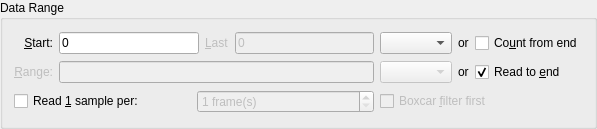
<?xml version="1.0" encoding="UTF-8"?>
<ui version="4.0">
 <class>DataRange</class>
 <widget class="QWidget" name="DataRange">
  <property name="geometry">
   <rect>
    <x>0</x>
    <y>0</y>
    <width>597</width>
    <height>129</height>
   </rect>
  </property>
  <property name="sizePolicy">
   <sizepolicy hsizetype="Preferred" vsizetype="Preferred">
    <horstretch>0</horstretch>
    <verstretch>0</verstretch>
   </sizepolicy>
  </property>
  <layout class="QGridLayout">
   <property name="leftMargin">
    <number>0</number>
   </property>
   <property name="topMargin">
    <number>0</number>
   </property>
   <property name="rightMargin">
    <number>0</number>
   </property>
   <property name="bottomMargin">
    <number>0</number>
   </property>
   <property name="spacing">
    <number>0</number>
   </property>
   <item row="0" column="0">
    <widget class="QGroupBox" name="groupBox2">
     <property name="title">
      <string>Data Range</string>
     </property>
     <layout class="QGridLayout" name="gridLayoutDR">
      <item row="2" column="6">
       <widget class="QCheckBox" name="_readToEnd">
        <property name="sizePolicy">
         <sizepolicy hsizetype="Minimum" vsizetype="Fixed">
          <horstretch>0</horstretch>
          <verstretch>0</verstretch>
         </sizepolicy>
        </property>
        <property name="whatsThis">
         <string>Select this to read all of the data up to the end of the file.  </string>
        </property>
        <property name="text">
         <string>Read to &amp;end</string>
        </property>
        <property name="checked">
         <bool>true</bool>
        </property>
       </widget>
      </item>
      <item row="0" column="6">
       <widget class="QCheckBox" name="_countFromEnd">
        <property name="whatsThis">
         <string>Select this to read data from the end of the file.  This is useful for scrolling displays when the file is being appended by another application.</string>
        </property>
        <property name="text">
         <string>Co&amp;unt from end</string>
        </property>
       </widget>
      </item>
      <item row="0" column="3">
       <widget class="QLineEdit" name="_last">
        <property name="enabled">
         <bool>false</bool>
        </property>
        <property name="text">
         <string>0</string>
        </property>
       </widget>
      </item>
      <item row="0" column="5">
       <widget class="QLabel" name="label_3">
        <property name="sizePolicy">
         <sizepolicy hsizetype="Fixed" vsizetype="Preferred">
          <horstretch>0</horstretch>
          <verstretch>0</verstretch>
         </sizepolicy>
        </property>
        <property name="text">
         <string>or</string>
        </property>
        <property name="wordWrap">
         <bool>false</bool>
        </property>
       </widget>
      </item>
      <item row="3" column="4" colspan="3">
       <widget class="QCheckBox" name="_doFilter">
        <property name="enabled">
         <bool>false</bool>
        </property>
        <property name="sizePolicy">
         <sizepolicy hsizetype="Minimum" vsizetype="Fixed">
          <horstretch>0</horstretch>
          <verstretch>0</verstretch>
         </sizepolicy>
        </property>
        <property name="whatsThis">
         <string>Select this to average the skipped frames together.  Provides simple low pass filtering.</string>
        </property>
        <property name="text">
         <string>Boxcar &amp;filter first</string>
        </property>
       </widget>
      </item>
      <item row="0" column="2">
       <widget class="QLabel" name="_lastLabel">
        <property name="enabled">
         <bool>false</bool>
        </property>
        <property name="text">
         <string>&amp;Last</string>
        </property>
        <property name="buddy">
         <cstring>_last</cstring>
        </property>
       </widget>
      </item>
      <item row="2" column="1" colspan="3">
       <widget class="QLineEdit" name="_range">
        <property name="enabled">
         <bool>false</bool>
        </property>
       </widget>
      </item>
      <item row="0" column="4">
       <widget class="QComboBox" name="_startUnits">
        <property name="si" stdset="0">
         <string notr="true">start units</string>
        </property>
       </widget>
      </item>
      <item row="3" column="0" colspan="4">
       <layout class="QHBoxLayout" name="horizontalLayout">
        <item>
         <widget class="QCheckBox" name="_doSkip">
          <property name="sizePolicy">
           <sizepolicy hsizetype="Minimum" vsizetype="Fixed">
            <horstretch>0</horstretch>
            <verstretch>0</verstretch>
           </sizepolicy>
          </property>
          <property name="toolTip">
           <string>Save memory by sparsely sampling the data</string>
          </property>
          <property name="whatsThis">
           <string>Select this to skip frames, rather than reading all of the data.  This is useful for reading very long but slowly changing data files.</string>
          </property>
          <property name="text">
           <string>Read &amp;1 sample per:</string>
          </property>
         </widget>
        </item>
        <item>
         <widget class="QSpinBox" name="_skip">
          <property name="enabled">
           <bool>false</bool>
          </property>
          <property name="whatsThis">
           <string>Number of frames to skip, if &quot;Read 1 sample per&quot; is selected.</string>
          </property>
          <property name="suffix">
           <string> frame(s)</string>
          </property>
          <property name="minimum">
           <number>1</number>
          </property>
          <property name="maximum">
           <number>2147483647</number>
          </property>
         </widget>
        </item>
       </layout>
      </item>
      <item row="2" column="5">
       <widget class="QLabel" name="label_2">
        <property name="sizePolicy">
         <sizepolicy hsizetype="Fixed" vsizetype="Preferred">
          <horstretch>0</horstretch>
          <verstretch>0</verstretch>
         </sizepolicy>
        </property>
        <property name="text">
         <string>or</string>
        </property>
        <property name="wordWrap">
         <bool>false</bool>
        </property>
       </widget>
      </item>
      <item row="2" column="0">
       <widget class="QLabel" name="_rangeLabel">
        <property name="enabled">
         <bool>false</bool>
        </property>
        <property name="sizePolicy">
         <sizepolicy hsizetype="Fixed" vsizetype="Preferred">
          <horstretch>0</horstretch>
          <verstretch>0</verstretch>
         </sizepolicy>
        </property>
        <property name="whatsThis">
         <string>Select this to average the skipped frames together.  Provides simple low pass filtering.</string>
        </property>
        <property name="text">
         <string>&amp;Range:</string>
        </property>
        <property name="alignment">
         <set>Qt::AlignRight|Qt::AlignTrailing|Qt::AlignVCenter</set>
        </property>
        <property name="wordWrap">
         <bool>false</bool>
        </property>
        <property name="buddy">
         <cstring>_range</cstring>
        </property>
       </widget>
      </item>
      <item row="2" column="4">
       <widget class="QComboBox" name="_rangeUnits">
        <property name="enabled">
         <bool>false</bool>
        </property>
        <property name="si" stdset="0">
         <string notr="true">range units</string>
        </property>
       </widget>
      </item>
      <item row="0" column="1">
       <widget class="QLineEdit" name="_start">
        <property name="text">
         <string>0</string>
        </property>
       </widget>
      </item>
      <item row="0" column="0">
       <widget class="QLabel" name="_startLabel">
        <property name="sizePolicy">
         <sizepolicy hsizetype="Minimum" vsizetype="Preferred">
          <horstretch>0</horstretch>
          <verstretch>0</verstretch>
         </sizepolicy>
        </property>
        <property name="text">
         <string>&amp;Start:</string>
        </property>
        <property name="alignment">
         <set>Qt::AlignRight|Qt::AlignTrailing|Qt::AlignVCenter</set>
        </property>
        <property name="wordWrap">
         <bool>false</bool>
        </property>
        <property name="buddy">
         <cstring>_start</cstring>
        </property>
       </widget>
      </item>
     </layout>
    </widget>
   </item>
  </layout>
 </widget>
 <layoutdefault spacing="6" margin="11"/>
 <tabstops>
  <tabstop>_start</tabstop>
  <tabstop>_last</tabstop>
  <tabstop>_startUnits</tabstop>
  <tabstop>_countFromEnd</tabstop>
  <tabstop>_range</tabstop>
  <tabstop>_rangeUnits</tabstop>
  <tabstop>_readToEnd</tabstop>
  <tabstop>_doSkip</tabstop>
  <tabstop>_skip</tabstop>
 </tabstops>
 <resources/>
 <connections/>
</ui>
